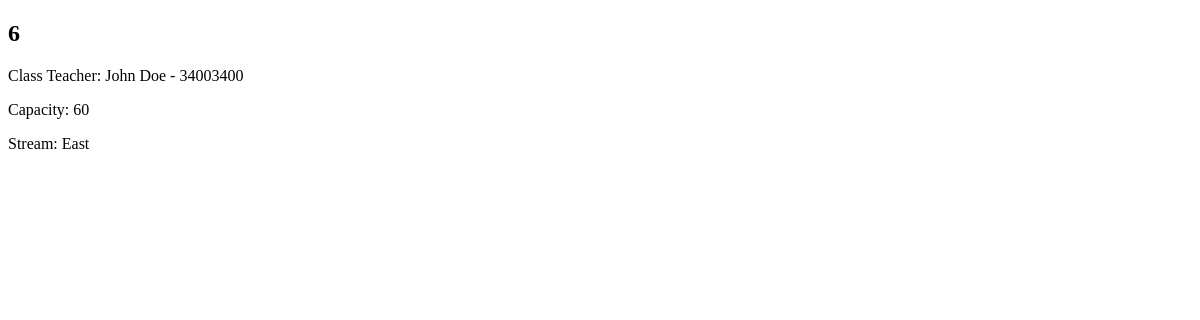
The app's page /academics/classrooms/, older data.
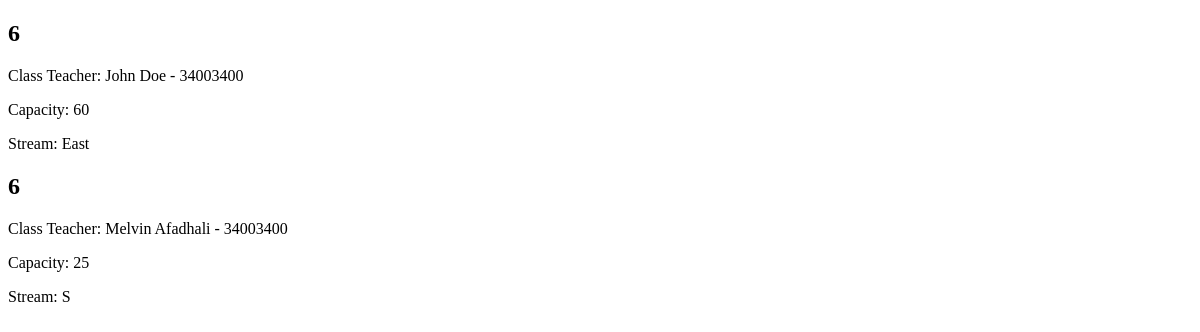
The same page, newer data.
### academics/models.py (models this page shows, shortened)
class ClassRoom(models.Model):
    streams = [
        ('N', 'North'),
        ('S', 'South'),
        ('E', 'East')
    ]
    capacity = models.IntegerField()
    class_teacher = models.OneToOneField(Teacher, on_delete=models.CASCADE)
    stream = models.CharField(max_length=50, choices=streams, default='N')
    name = models.CharField(max_length=50)

### staff/models.py (models this page shows)
class Teacher(models.Model):
    user = models.OneToOneField(User, on_delete=models.CASCADE)
    phone = models.CharField(max_length=20)
    Id_no = models.CharField(max_length=50)
    hire_date = models.DateTimeField(auto_now=True)
    def __str__(self):
        return f"{self.user.first_name} {self.user.last_name} - {self.Id_no}"

### academics/views.py (the view)
# urls.py: path('classrooms/', views.ClassRoomListView.as_view(), name='classroom_list'),
class ClassRoomListView(ListView):
    model = ClassRoom
    template_name = 'academics/classroom_list.html'
    context_object_name = 'classrooms'
    def get_queryset(self):
        return ClassRoom.objects.all()

### academics/templates/academics/classroom_list.html (shortened to what this page needs)
<!DOCTYPE html>
<html lang="en">
<head>
</head>
<body>
    {% for classroom in classrooms %}
        <h2>{{ classroom.name }}</h2>
        <p>Class Teacher: {{ classroom.class_teacher }}</p>
        <p>Capacity: {{ classroom.capacity }}</p>
        <p>Stream: {{ classroom.stream }}</p>
    {% endfor %}
</body>
</html>

Row changes from the older to the newer data that the page shows:
added ClassRoom: name "6", class_teacher "Melvin Afadhali - 34003400", capacity "25", stream "S"
